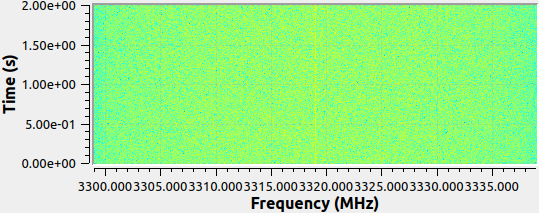
#> input picture benign/20250412_1.png, 539 x 213 px; its folder holds only this picture in this run
$ jupyter execute --allow-errors preprocessing.ipynb
#> lines starting #> are read from the running program, lines starting #| are printed output that depends on the picture
[cell 1]
import os
import cv2
import matplotlib.pyplot as plt
import random

[cell 2]
import os
import cv2
import matplotlib.pyplot as plt

def preprocess_image_to_160x160(img_path):
    """
    Loads an image, removes plot-like borders, and returns a 160x160
    center-cropped RGB image.
    """
#> called with img_path = 'benign/20250412_1.png'
    img = cv2.imread(img_path)
#> img is the input picture: shape (213, 539, 3); mean B, G, R 155.8, 239.6, 168.4
    if img is None:
        raise FileNotFoundError(f"Image not found at: {img_path}")
    img_rgb = cv2.cvtColor(img, cv2.COLOR_BGR2RGB)
    img_cropped = img[4:-47, 94:]
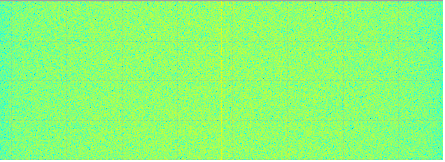
#> img_cropped: shape (162, 445, 3); mean B, G, R 120.1, 253.5, 140

    h, w, _ = img_cropped.shape
#> h = 162; w = 445
    crop_size = 162
    start_y = (h - crop_size) // 2
#> start_y = 0
    start_x = (w - crop_size) // 2
#> start_x = 141
    cropped_162 = img_cropped[start_y:start_y + crop_size, start_x:start_x + crop_size]
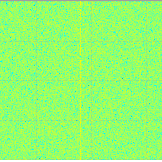
#> cropped_162: shape (162, 162, 3); mean B, G, R 112, 253.6, 147
    final_crop = cropped_162[1:-1, 1:-1]
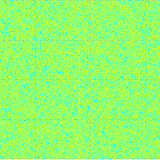
#> final_crop: shape (160, 160, 3); mean B, G, R 110.8, 254.1, 146.3

    return final_crop

def process_and_save_all_images(source_folder, dest_folder):
    """
    Applies preprocessing to all images in a folder and saves to a new destination.
    """
    os.makedirs(dest_folder, exist_ok=True)

    for filename in os.listdir(source_folder):
        if filename.lower().endswith((".png", ".jpg", ".jpeg")):
            img_path = os.path.join(source_folder, filename)
            try:
                processed_img = preprocess_image_to_160x160(img_path)
                dest_path = os.path.join(dest_folder, filename)
                cv2.imwrite(dest_path, processed_img)
                print(f"Saved: {dest_path}")
            except Exception as e:
                print(f"Error with {filename}: {e}")

[cell 3]
# Process both folders
process_and_save_all_images("benign", "benign_preprocessed")
#> (the rest of this cell did not finish here and is left out)

$ run again, on benign/20250412_10.png
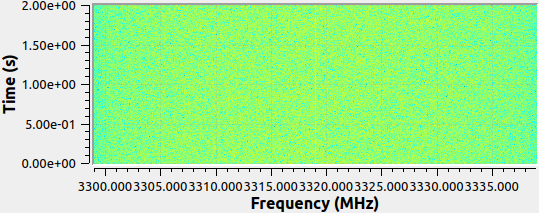
#> input picture benign/20250412_10.png, 539 x 213 px
#> in preprocess_image_to_160x160, img is the input picture: shape (213, 539, 3); mean B, G, R 155.7, 239.6, 168.5
#> in preprocess_image_to_160x160, `cropped_162 = img_cropped[start_y:start_y + crop_size, start_x:start_x..`:
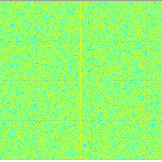
#> cropped_162: shape (162, 162, 3); mean B, G, R 111.8, 253.5, 147.2
#> in preprocess_image_to_160x160, `final_crop = cropped_162[1:-1, 1:-1]`:
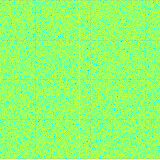
#> final_crop: shape (160, 160, 3); mean B, G, R 110.5, 254.1, 146.6
